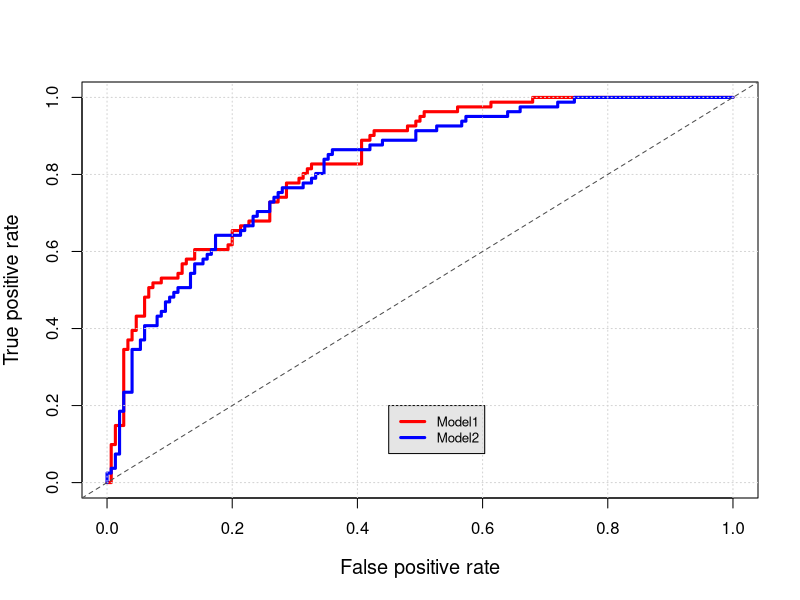

Generate this figure with R:
# Assignment: 3                                
# Title: Predictive Modelling                
# NAME: SAAD SHAIKH                   
# ID: 20070328                               

# TASK 1
# First, we should choose a dataset for the assignment that contains at least one column
# with only 2 different values (should be binary). If the values are {0 or 1} we do not change
# them, or else we should recode it so that the values should be equal to {0, 1}. Write a brief summary of the
# dataset: enlisting the number of observations and features, and explaining the meaning of
# data and the role the individual features is showing. Choosing the binary column with {0, 1}
# values to be the outcome you want to predict.

#clear all lists
rm(list = ls(all = TRUE))

#loading data set
library(mlbench)
data(PimaIndiansDiabetes2)
a <- PimaIndiansDiabetes2

#summarizing the data set
summary(a) 

#handling NA values in columns by mean imputation
a$glucose[is.na(a$glucose)] <- mean(a$glucose, na.rm = TRUE)
a$pressure[is.na(a$pressure)] <- mean(a$pressure, na.rm = TRUE)
a$triceps[is.na(a$triceps)] <- mean(a$triceps, na.rm = TRUE)
a$insulin[is.na(a$insulin)] <- mean(a$insulin, na.rm = TRUE)
a$mass[is.na(a$mass)] <- mean(a$mass, na.rm = TRUE)
summary(a)

#Modifying the data to convert categorical outcome to binary
levels(a$diabetes) <- c(0,1) # binary outcome
a$diabetes <- as.numeric(a$diabetes)
a$diabetes <- a$diabetes - 1 
summary(a)

# TASK 2
# Normalizing the entire predictors using the Z-score transformation and checking the normality
# of their distributions using the Shapiro-Wilk test.

#Z-score transformation on pregnant column
p_mean <- mean(a$pregnant, na.rm = TRUE)
p_sd <- sqrt(var(a$pregnant, na.rm = TRUE))
a$p_normal <- (a$pregnant-p_mean)/p_sd
summary(a$p_normal)

#Z-score transformation on glucose column
g_mean <- mean(a$glucose, na.rm = TRUE)
g_sd <- sqrt(var(a$glucose, na.rm = TRUE))
a$g_normal <- (a$glucose-g_mean)/g_sd
summary(a$g_normal)

#Z-score transformation on pressure column
pr_mean <- mean(a$pressure, na.rm = TRUE)
pr_sd <- sqrt(var(a$pressure, na.rm = TRUE))
a$pr_normal <- (a$pressure-pr_mean)/pr_sd
summary(a$pr_normal)

#Z-score transformation on triceps column
tri_mean <- mean(a$triceps, na.rm = TRUE)
tri_sd <- sqrt(var(a$triceps, na.rm = TRUE))
a$tri_normal <- (a$triceps-tri_mean)/tri_sd
summary(a$tri_normal)

#Z-score transformation on insulin column
insulin_mean <- mean(a$insulin, na.rm = TRUE)
insulin_sd <- sqrt(var(a$insulin, na.rm = TRUE))
a$insulin_normal <- (a$insulin-insulin_mean)/insulin_mean
summary(a$insulin_normal)

#Z-score transformation on mass column
mass_mean <- mean(a$mass, na.rm = TRUE)
mass_sd <- sqrt(var(a$mass, na.rm = TRUE))
a$mass_normal <- (a$mass-mass_mean)/mass_sd
summary(a$mass_normal)

#Z-score transformation on pedigree column
pedigree_mean <- mean(a$pedigree, na.rm = TRUE)
pedigree_sd <- sqrt(var(a$pedigree, na.rm = TRUE))
a$pedigree_normal <- (a$pedigree-pedigree_mean)/pedigree_sd
summary(a$pedigree_normal)

#Z-score transformation on age column
mean_age <- mean(a$age, na.rm = TRUE)
sd_age <- sqrt(var(a$age, na.rm = TRUE))
a$age_normal <- (a$age-mean_age)/sd_age
summary(a$age_normal)

#Shapiro Test on pregnant column
shapiro.test(a$pregnant)#comment: pvalue <0.05, hence a strong reason to reject normal hypothesis.

#Shapiro Test on glucose column
shapiro.test(a$glucose)#comment: pvalue <0.05, hence a strong reason to reject normal hypothesis.

#Shapiro Test on pressure column
shapiro.test(a$pressure)#comment: pvalue <0.05, hence a strong reason to reject normal hypothesis.

#Shapiro Test on triceps column
shapiro.test(a$tri_normal)#comment: pvalue <0.05, hence a strong reason to reject normal hypothesis.

#Shapiro Test on insulin column
shapiro.test(a$insulin_normal)#comment: pvalue <0.05, hence a strong reason to reject normal hypothesis.

#Shapiro Test on mass column
shapiro.test(a$mass_normal)#comment: pvalue <0.05, hence a strong reason to reject normal hypothesis.

#Shapiro Test on pedigree column
shapiro.test(a$pedigree_normal)#comment: pvalue <0.05, hence a strong reason to reject normal hypothesis.

#Shapiro Test on age column
shapiro.test(a$age_normal)#comment: pvalue <0.05, hence a strong reason to reject normal hypothesis.

# TASK 3
# Split your Full data into a Training (70% of the data) and a Test (30% of the data) subsets.

# selecting only normalized columns
a <- a[c(9:17)]
str(a)
set.seed(123)
sample <- sample(seq_len(nrow(a)), size = 0.7*nrow(a))
a_training <- a[sample,]
a_test <- a[-sample,]

# TASK 4
# In the Training set we perform feature selection using the T, F and Wilcoxon scores.
# Then create a new subsets, the Reduced Training and the Reduced Test subsets, of
# the Training and Test sets, respectively, that contain only those features that ended
# up in Top 3 for at least one of the feature selection approaches used.

#Defining Function for feature selection: FSCR
FSCR = function(X, Y, k) # X - matrix with predictors, Y - binary outcome, k top candidates
{
  J<- rep(NA, ncol(X))
  names(J)<- colnames(X)
  for (i in 1:ncol(X))
  {
    X1<- X[which(Y==0),i]
    X2<- X[which(Y==1),i]
    mu1<- mean(X1); mu2<- mean(X2); mu<- mean(X[,i])
    var1<- var(X1); var2<- var(X2)
    n1<- length(X1); n2<- length(X2)
    J[i]<- (n1*(mu1-mu)^2+n2*(mu2-mu)^2)/(n1*var1+n2*var2)
  }
  J<- sort(J, decreasing=TRUE)[1:k]
  return(list(score=J))
}
#Defining Function for feature selection: TSCR
TSCR = function(X, Y, k) # X - matrix with predictors, Y - binary outcome, k top candidates
{
  J<- rep(NA, ncol(X))
  names(J)<- colnames(X)
  for (i in 1:ncol(X))
  {
    X1<- X[which(Y==0),i]
    X2<- X[which(Y==1),i]
    mu1<- mean(X1); mu2<- mean(X2)
    var1<- var(X1); var2<- var(X2)
    n1<- length(X1); n2<- length(X2)
    J[i]<- (mu1-mu2)/sqrt(var1/n1+var2/n2)
  }
  J<- sort(J, decreasing=TRUE)[1:k]
  return(list(score=J))
}
#Defining Function for feature selection: WLCX
WLCX = function(X, Y, k) # X - matrix with predictors, Y - binary outcome, k top candidates
{
  J<- rep(NA, ncol(X))
  names(J)<- colnames(X)
  for (i in 1:ncol(X))
  {
    X_rank<- apply(data.matrix(X[,i]), 2, function(c) rank(c))
    X1_rank<- X_rank[which(Y==0)]
    X2_rank<- X_rank[which(Y==1)]
    mu1<- mean(X1_rank); mu2<- mean(X2_rank); mu<- mean(X_rank)
    n1<- length(X1_rank); n2<- length(X2_rank); N<- length(X_rank)
    num<- (n1*(mu1-mu)^2+ n2*(mu2-mu)^2)
    denom<- 0
    for (j in 1:n1)
      denom<- denom+(X1_rank[j]-mu)^2
    for (j in 1:n2)
      denom<- denom+(X2_rank[j]-mu)^2
    J[i]<- (N-1)*num/denom
  }
  J<- sort(J, decreasing=TRUE)[1:k]
  return(list(score=J))
}

#Function variables
X <- a[c(2:9)] #predictors 
Y <- a[c(1)] #outcomes
k <- 3 #top-3 features

#Looking for top-3 features
FSCR(X, Y, k) #Top-3: g_normal, mass_normal, age_normal
WLCX(X, Y, k) #Top-3: g_normal, age_normal, mass_normal
TSCR(X, Y, k) #Top-3: pedigree_normal, pr_normal, insulin_normal

#defining reduced training and reduced test dataset
a_red_training <- a_training[c("g_normal", "mass_normal", "age_normal", "diabetes")]
a_red_test <- a_test[c("g_normal", "mass_normal", "age_normal", "diabetes")]

# TASK 5
# Train the logistic regression approach on both the Training set and the Reduced Training set.

# Logistic regression with training dataset
model1<- glm(diabetes~., data=a_training, family="binomial")
summary(model1)
#Logistic regression with reduced training dataset
model2<- glm(diabetes~., data=a_red_training, family="binomial")
summary(model2)

# TASK 6 
# Apply the trained models to both the Test set and the Reduced Test set. Then
# evaluate the Area under ROC-curve (AUC) for both cases and comment on whether
# feature reduction has heavily decrease the AUC for the Training set compared to the
# Reduced Training dataset.

#Discrimination
library(Hmisc); library(ggplot2); library(gridExtra)
# Predicting response: training model to test dataset
pr_model1<- predict(model1, a_test, type="response")
#Predicting response: reduced training model to reduced test dataset
pr_model2<- predict(model2, a_red_test, type="response")

# ROC-analysis
library(ROCR)
pred1.obj <- prediction(predictions = pr_model1, labels = a_test$diabetes)
pred2.obj  <- prediction(predictions = pr_model2,  labels = a_red_test$diabetes)

perf1 <- performance(pred1.obj, measure="tpr", x.measure="fpr")
perf2 <- performance(pred2.obj, measure="tpr", x.measure="fpr")

auc1<- somers2(pr_model1, a_test$diabetes)[1]; auc1
auc2<- somers2(pr_model2, a_red_test$diabetes)[1]; auc2

plot(perf1, lty = 1, col = "red", lwd = 3, cex.lab = 1.2)
plot(perf2,  lty = 1, col = "blue",  lwd = 3, add = T)
legend(0.45, 0.2, c("Model1", "Model2"), lty = c(1,1), col = c("red","blue"), lwd = c(3,3), cex = 0.8, bg = "gray90")
grid(nx = NULL, ny = NULL, col = "lightgray", lty = "dotted", lwd = par("lwd"), equilogs = TRUE)
abline(0, 1, col = "gray30", lwd = 1, lty = 2)
